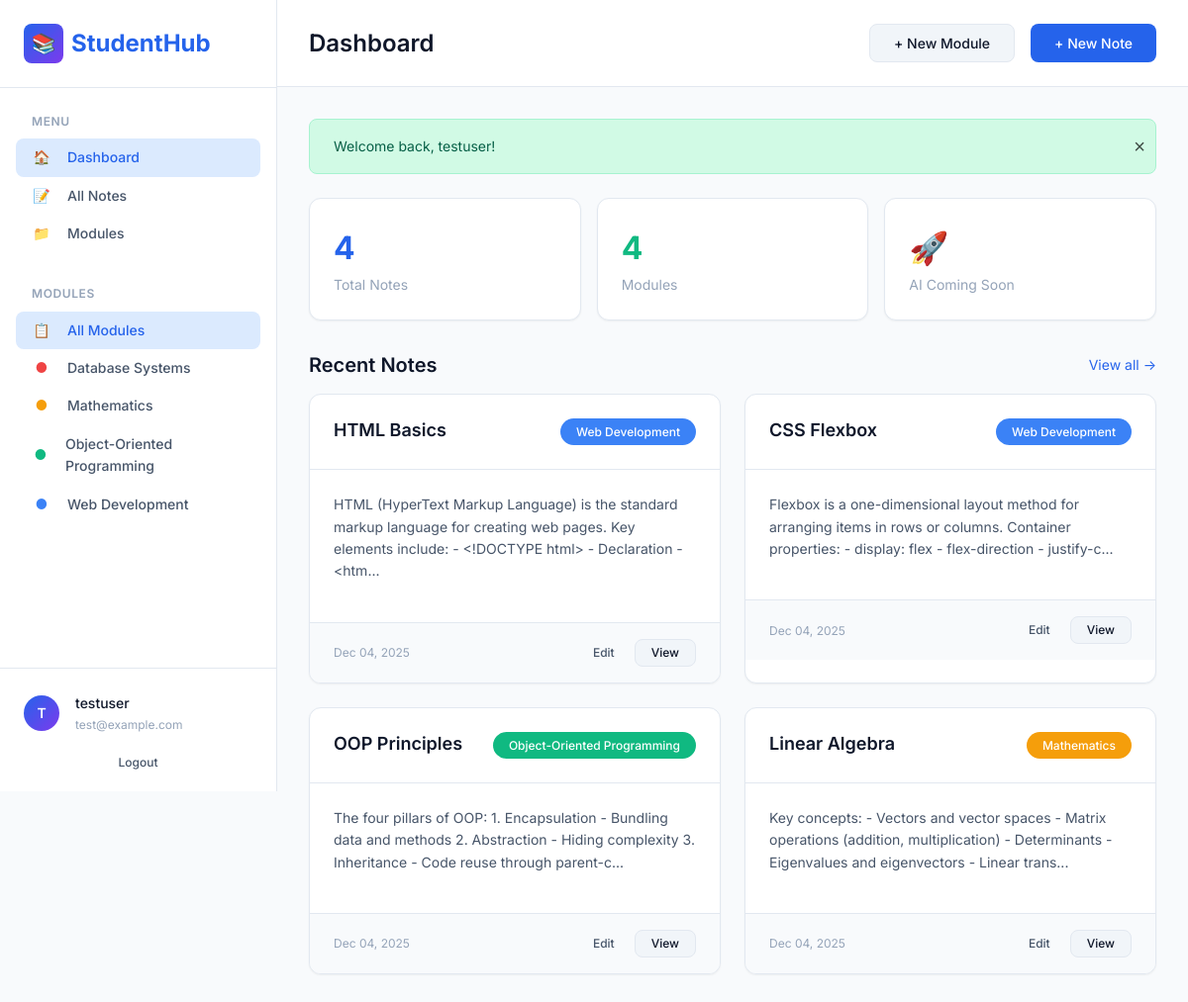
/dashboard.php (signed in), run on the app's committed database.
### tables this page shows
CREATE TABLE IF NOT EXISTS modules (
    id INT AUTO_INCREMENT PRIMARY KEY,
    name VARCHAR(100) NOT NULL,
    user_id INT NOT NULL,
    color VARCHAR(7) DEFAULT '#3B82F6',
    created_at DATETIME DEFAULT CURRENT_TIMESTAMP,
    updated_at DATETIME DEFAULT CURRENT_TIMESTAMP ON UPDATE CURRENT_TIMESTAMP,
    FOREIGN KEY (user_id) REFERENCES users(id) ON DELETE CASCADE,
    INDEX idx_user_id (user_id)
);

CREATE TABLE IF NOT EXISTS notes (
    id INT AUTO_INCREMENT PRIMARY KEY,
    title VARCHAR(255) NOT NULL,
    content TEXT NOT NULL,
    module_id INT NOT NULL,
    user_id INT NOT NULL,
    created_at DATETIME DEFAULT CURRENT_TIMESTAMP,
    updated_at DATETIME DEFAULT CURRENT_TIMESTAMP ON UPDATE CURRENT_TIMESTAMP,
    FOREIGN KEY (module_id) REFERENCES modules(id) ON DELETE CASCADE,
    FOREIGN KEY (user_id) REFERENCES users(id) ON DELETE CASCADE,
    INDEX idx_module_id (module_id),
    INDEX idx_user_id (user_id),
    INDEX idx_created_at (created_at)
);

### dashboard.php (the view, shortened to what this page needs)
<?php
require_once 'includes/functions.php';
$userId = getCurrentUserId();
$username = getCurrentUsername();
$filterModule = isset($_GET['module']) ? (int)$_GET['module'] : null;
$modules = getUserModules($userId);
$notes = getUserNotes($userId, $filterModule);
$totalNotes = count(getUserNotes($userId));
$totalModules = count($modules);
$bodyClass = 'dashboard-layout';
require_once 'includes/header.php';
?>
<aside class="sidebar">
    <div class="sidebar-header">
        <a href="dashboard.php" class="logo">
            <div class="logo-icon">📚</div>
            <span>StudentHub</span>
        </a>
    </div>
    <nav class="sidebar-nav">
        <div class="sidebar-section">
            <div class="sidebar-section-title">Menu</div>
            <a href="dashboard.php" class="sidebar-link active">
                <span class="sidebar-link-icon">🏠</span>
                <span>Dashboard</span>
            </a>
            <a href="notes.php" class="sidebar-link">
                <span class="sidebar-link-icon">📝</span>
                <span>All Notes</span>
            </a>
            <a href="modules.php" class="sidebar-link">
                <span class="sidebar-link-icon">📁</span>
                <span>Modules</span>
            </a>
        </div>
        <div class="sidebar-section">
            <div class="sidebar-section-title">Modules</div>
            <a href="dashboard.php" class="sidebar-link <?= !$filterModule ? 'active' : '' ?>">
                <span class="sidebar-link-icon">📋</span>
                <span>All Modules</span>
            </a>
            <?php foreach ($modules as $module): ?>
                <a href="dashboard.php?module=<?= $module['id'] ?>"
                   class="sidebar-link <?= $filterModule == $module['id'] ? 'active' : '' ?>">
                    <span class="sidebar-link-icon" style="color: <?= escape($module['color']) ?>">●</span>
                    <span><?= escape($module['name']) ?></span>
                </a>
            <?php endforeach; ?>
        </div>
    </nav>
    <div class="sidebar-footer">
        <div class="user-menu">
            <div class="user-avatar">
                <?= strtoupper(substr($username, 0, 1)) ?>
            </div>
            <div class="user-info">
                <div class="user-name"><?= escape($username) ?></div>
                <div class="user-email"><?= escape($_SESSION['email']) ?></div>
            </div>
        </div>
        <a href="logout.php" class="btn btn-ghost btn-sm" style="width: 100%; margin-top: 0.5rem;">
            Logout
        </a>
    </div>
</aside>
<main class="main-content">
    <header class="content-header">
        <div>
            <h1>
                <?php if ($filterModule): ?>
                    <?php
                        $currentModule = array_filter($modules, fn($m) => $m['id'] == $filterModule);
                        $currentModule = reset($currentModule);
                    ?>
                    <?= escape($currentModule['name'] ?? 'Notes') ?>
                <?php else: ?>
                    Dashboard
                <?php endif; ?>
            </h1>
        </div>
        <div class="flex gap-2">
            <a href="modules.php" class="btn btn-secondary">+ New Module</a>
            <a href="notes.php?action=add" class="btn btn-primary">+ New Note</a>
        </div>
    </header>
    <div class="content-body">
        <?= displayFlashMessage() ?>
        <?php if (!$filterModule): ?>
        <div style="display: grid; grid-template-columns: repeat(auto-fit, minmax(200px, 1fr)); gap: 1rem; margin-bottom: 2rem;">
            <div class="card" style="padding: 1.5rem;">
                <div style="font-size: 2rem; font-weight: 700; color: var(--primary);"><?= $totalNotes ?></div>
                <div style="color: var(--text-muted); font-size: 0.875rem;">Total Notes</div>
            </div>
            <div class="card" style="padding: 1.5rem;">
                <div style="font-size: 2rem; font-weight: 700; color: var(--success);"><?= $totalModules ?></div>
                <div style="color: var(--text-muted); font-size: 0.875rem;">Modules</div>
            </div>
            <div class="card" style="padding: 1.5rem;">
                <div style="font-size: 2rem; font-weight: 700; color: var(--warning);">🚀</div>
                <div style="color: var(--text-muted); font-size: 0.875rem;">AI Coming Soon</div>
            </div>
        </div>
        <?php endif; ?>
        <div style="display: flex; justify-content: space-between; align-items: center; margin-bottom: 1rem;">
            <h2 style="font-size: 1.25rem;">
                <?= $filterModule ? 'Notes' : 'Recent Notes' ?>
            </h2>
            <?php if (!$filterModule): ?>
                <a href="notes.php" style="font-size: 0.875rem;">View all →</a>
            <?php endif; ?>
        </div>
        <?php if (empty($notes)): ?>
            <div class="empty-state card">
                <div class="empty-state-icon">📝</div>
                <h3>No notes yet</h3>
                <p>Start by creating your first note to organize your studies.</p>
                <a href="notes.php?action=add" class="btn btn-primary">Create Note</a>
            </div>
        <?php else: ?>
            <div class="notes-grid">
                <?php
                $displayNotes = $filterModule ? $notes : array_slice($notes, 0, 6);
                foreach ($displayNotes as $note):
                ?>
                    <div class="card note-card">
                        <div class="card-header">
                            <h3 class="note-title"><?= escape($note['title']) ?></h3>
                            <span class="module-pill" style="background-color: <?= escape($note['module_color']) ?>">
                                <?= escape($note['module_name']) ?>
                            </span>
                        </div>
                        <div class="card-body">
                            <p class="note-content"><?= escape(truncateText($note['content'], 150)) ?></p>
                        </div>
                        <div class="card-footer note-meta">
                            <span class="note-date"><?= formatDate($note['created_at']) ?></span>
                            <div class="note-actions">
                                <a href="notes.php?action=edit&id=<?= $note['id'] ?>" class="btn btn-ghost btn-sm">Edit</a>
                                <a href="notes.php?action=view&id=<?= $note['id'] ?>" class="btn btn-secondary btn-sm">View</a>
                            </div>
                        </div>
                    </div>
                <?php endforeach; ?>
            </div>
        <?php endif; ?>
    </div>
</main>
<?php require_once 'includes/footer.php'; ?>

### includes/header.php (shortened to what this page needs)
<?php
require_once __DIR__ . '/functions.php';
?>
<!DOCTYPE html>
<html lang="en">
<head>
    <link rel="stylesheet" href="assets/css/style.css">
</head>
<body class="<?= isset($bodyClass) ? escape($bodyClass) : '' ?>">

### includes/functions.php (shortened to what this page needs)
<?php
function escape($data) {
    return htmlspecialchars($data, ENT_QUOTES, 'UTF-8');
}
function getCurrentUsername() {
    return $_SESSION['username'] ?? null;
}
function displayFlashMessage() {
    if (isset($_SESSION['flash_message'])) {
        $message = escape($_SESSION['flash_message']);
        $type = $_SESSION['flash_type'] ?? 'info';
        $classes = [
            'success' => 'alert-success',
            'error' => 'alert-error',
            'warning' => 'alert-warning',
            'info' => 'alert-info'
        ];
        $class = $classes[$type] ?? 'alert-info';
        return "<div class='alert $class'>$message</div>";
    }
    return '';
}
function getUserModules($userId) {
    $db = getDB();
    $stmt = $db->prepare("SELECT * FROM modules WHERE user_id = ? ORDER BY name");
    $stmt->execute([$userId]);
    return $stmt->fetchAll();
}
function getUserNotes($userId, $moduleId = null) {
    $db = getDB();
    if ($moduleId) {
        $stmt = $db->prepare("
            SELECT n.*, m.name as module_name, m.color as module_color
            FROM notes n
            JOIN modules m ON n.module_id = m.id
            WHERE n.user_id = ? AND n.module_id = ?
            ORDER BY n.created_at DESC
        ");
        $stmt->execute([$userId, $moduleId]);
    } else {
        $stmt = $db->prepare("
            SELECT n.*, m.name as module_name, m.color as module_color
            FROM notes n
            JOIN modules m ON n.module_id = m.id
            WHERE n.user_id = ?
            ORDER BY n.created_at DESC
        ");
        $stmt->execute([$userId]);
    }
    return $stmt->fetchAll();
}
function formatDate($date) {
    return date('M d, Y', strtotime($date));
}
function truncateText($text, $length = 150) {
    return substr($text, 0, $length) . '...';
}
?>

### includes/footer.php (shortened to what this page needs)
</body>
</html>

### data on the page
modules: name "Database Systems"
modules: name "Mathematics"
modules: name "Object-Oriented Programming"
modules: name "Web Development"
notes: title "HTML Basics", module.name "Web Development", content "HTML (HyperText Markup Language) is the standard markup language for creating web pages. Key elements include: - <!DOCTYPE html> - Declaration - <htm...", created_at "Dec 04, 2025"
notes: title "CSS Flexbox", module.name "Web Development", content "Flexbox is a one-dimensional layout method for arranging items in rows or columns. Container properties: - display: flex - flex-direction - justify-c...", created_at "Dec 04, 2025"
notes: title "OOP Principles", module.name "Object-Oriented Programming", content "The four pillars of OOP: 1. Encapsulation - Bundling data and methods 2. Abstraction - Hiding complexity 3. Inheritance - Code reuse through parent-c...", created_at "Dec 04, 2025"
notes: title "Linear Algebra", module.name "Mathematics", content "Key concepts: - Vectors and vector spaces - Matrix operations (addition, multiplication) - Determinants - Eigenvalues and eigenvectors - Linear trans...", created_at "Dec 04, 2025"

### other printed values
substr($username, 0, 1) "T"
$username "testuser"
$_SESSION['email'] "test@example.com"
$message "Welcome back, testuser!"
$totalNotes "4"
$totalModules "4"
